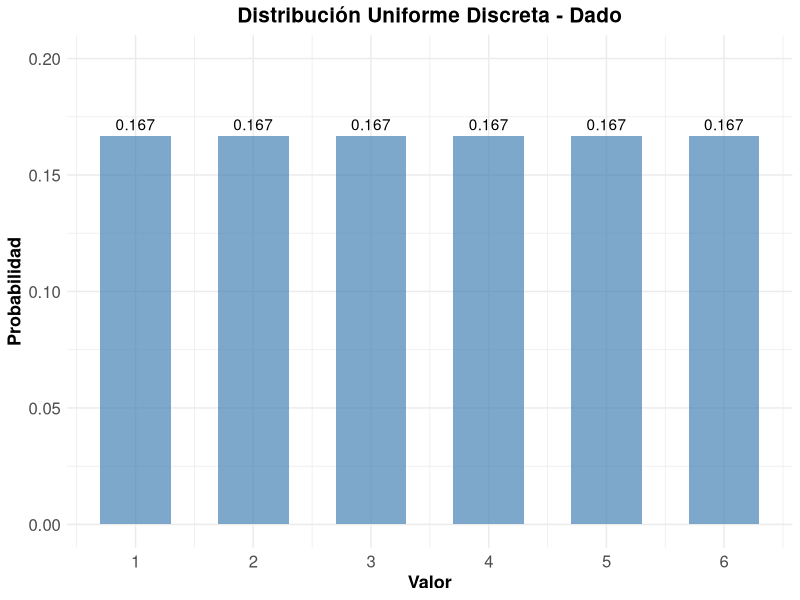
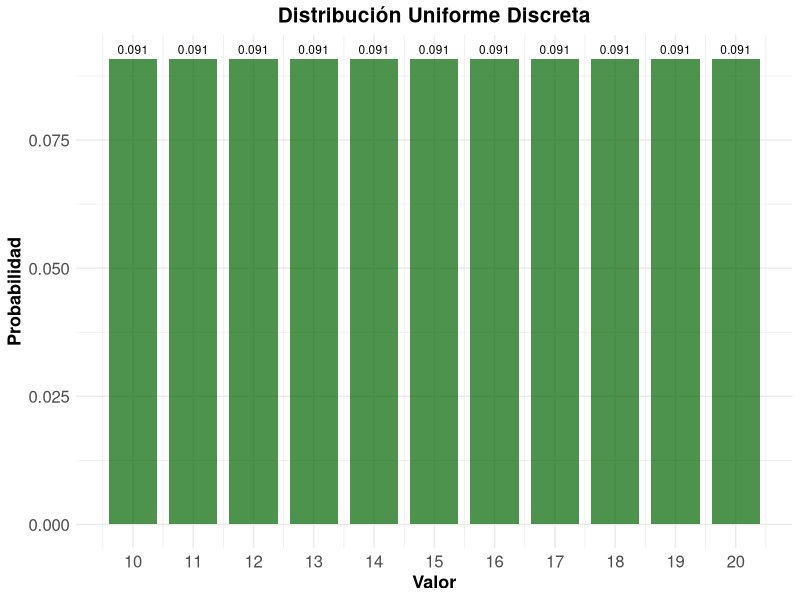
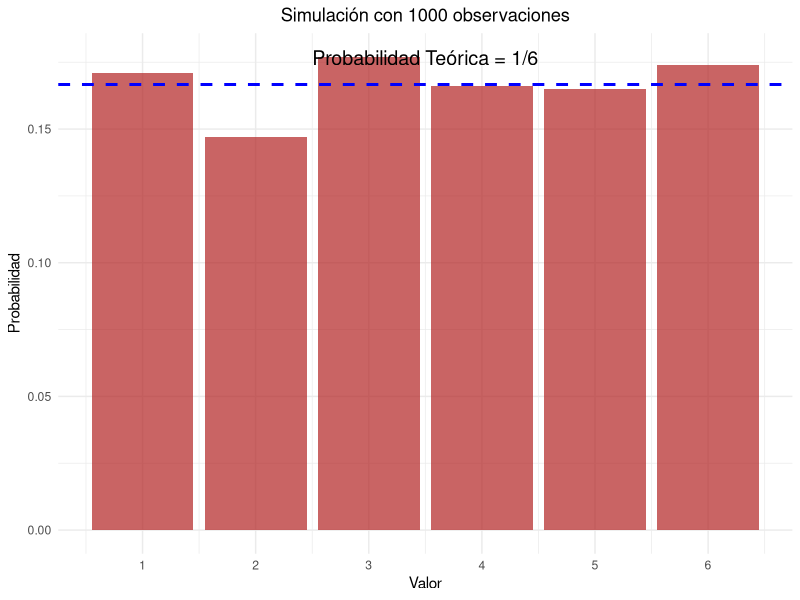
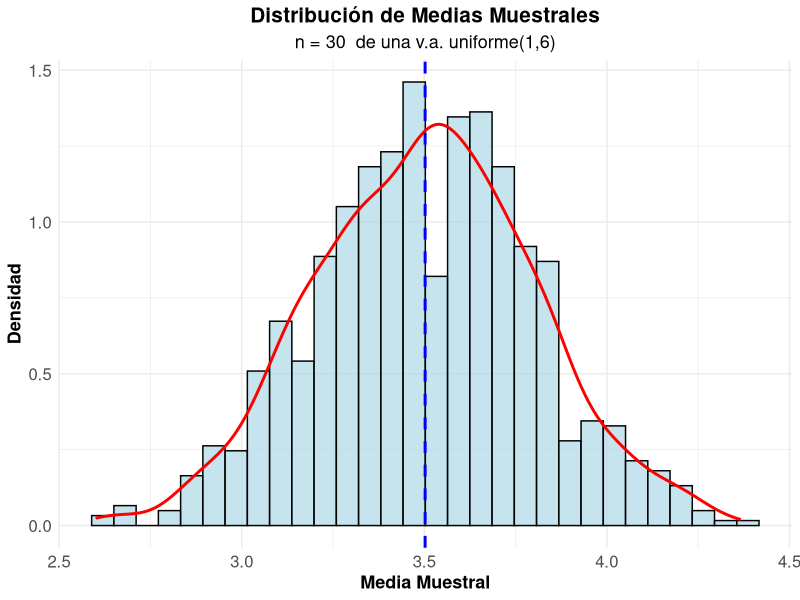
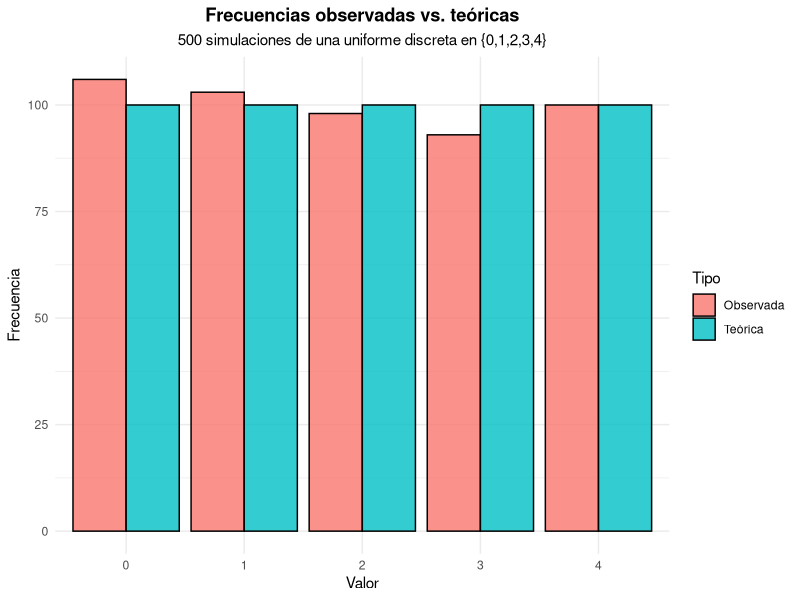
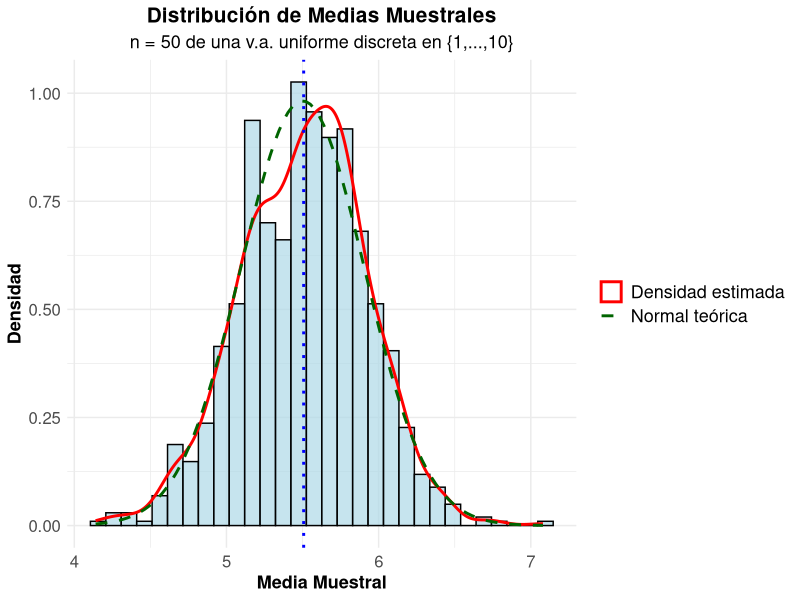

Write the R code that produced these figures, in order.
## ---- chunk 1
#| label: setup
#| include: false
library(tidyverse)
library(kableExtra)
library(gridExtra)
library(ggplot2)
## ---- chunk 2
#| code-fold: true
#| label: dado-ejemplo

# Parámetros del dado
x_1 <- 1
x_6 <- 6
valores <- x_1:x_6
probabilidades <- rep(1/length(valores), length(valores))

# Crear data frame
dado_data <- data.frame(
  Valor = valores,
  Probabilidad = probabilidades
)

# Mostrar tabla
kable(dado_data, 
      caption = "Distribución de probabilidad de un dado",
      align = "cc") %>%
  kable_styling(bootstrap_options = "striped")
## ---- chunk 3
#| code-fold: true
#| label: parametros-dado
# Media
media <- sum(dado_data$Valor)/length(dado_data$Valor)
cat("Media:", media, "\n")

# Varianza
varianza <- sum((dado_data$Valor- media)^2)/length(dado_data$Valor)
cat("Varianza:", varianza, "\n")

# Desviación estándar
desv_std <- sqrt(varianza)
cat("Desviación estándar:", round(desv_std, 4), "\n")
## ---- chunk 4
#| code-fold: true
#| label: grafico-dado
#| fig-cap: "Función de probabilidad de un dado"

ggplot(dado_data, aes(x = Valor, y = Probabilidad)) +
  geom_col(fill = "steelblue", alpha = 0.7, width = 0.6) +
  geom_text(aes(label = round(Probabilidad, 3)), vjust = -0.5) +
  scale_x_continuous(breaks = valores) +
  scale_y_continuous(limits = c(0, 0.20)) +
  labs(title = "Distribución Uniforme Discreta - Dado",
       x = "Valor",
       y = "Probabilidad") +
  theme_minimal() +
  theme(
    legend.title = element_text(size=13, face="bold"),
    legend.text = element_text(size=13),
    plot.title = element_text(size=15, face="bold", hjust = 0.5),
    plot.subtitle = element_text(size=13, hjust = 0.5),
    axis.text.x=element_text(size=12),
    axis.text.y=element_text(size=12),
    axis.title.x = element_text(face="bold", size=13),
    axis.title.y = element_text(face="bold", size=13)
    # panel.grid.major.y = element_line(color = "#ECF0F1", linewidth = 0.5,
    #   linetype = "dashed"),
    # panel.grid.minor.y = element_blank(),
    # panel.grid.major.x = element_blank(),
    # panel.background = element_rect(fill = "#FAFAFA", color = NA),
    # plot.background = element_rect(fill = "white", color = NA)
  )
## ---- chunk 5
#| code-fold: true
#| label: ejemplo-numeros

x2_1 <- 10
x2_n <- 20
valores2 <- x2_1:x2_n
probabilidades2 <- rep(1/(length(valores2)), length(valores2))

# Data_frame
data2 <- data.frame(
  Valor = valores2,
  Probabilidad = probabilidades2
)

# Parámetros estadísticos
media2 <- mean(data2$Valor)
varianza2 <- sum((data2$Valor - media2)^2)/length(data2$Valor)
desv_std2 <- sqrt(varianza2)

cat("Media:", media2, "\n")
cat("Varianza:", round(varianza2, 4), "\n")
cat("Desviación estándar:", round(desv_std2, 4), "\n")
## ---- chunk 6
#| label: grafico-numeros
#| code-fold: true
#| fig-align: "center"
#| fig-cap: "Distribución uniforme discreta entre 10 y 20"


ggplot(data2, aes(x = Valor, y = Probabilidad)) +
  geom_col(fill = "darkgreen", alpha = 0.7, width = 0.8) +
  geom_text(aes(label = round(Probabilidad, 3)), 
            vjust = -0.5, size = 3) +
  scale_x_continuous(breaks = seq(10, 20, 1)) +
  labs(title = "Distribución Uniforme Discreta",
       x = "Valor",
       y = "Probabilidad") +
  theme_minimal() +
  theme(
    legend.title = element_text(size=13, face="bold"),
    legend.text = element_text(size=13),
    plot.title = element_text(size=15, face="bold", hjust = 0.5),
    plot.subtitle = element_text(size=13, hjust = 0.5),
    axis.text.x=element_text(size=12),
    axis.text.y=element_text(size=12),
    axis.title.x = element_text(face="bold", size=13),
    axis.title.y = element_text(face="bold", size=13)
    # panel.grid.major.y = element_line(color = "#ECF0F1", linewidth = 0.5,
    #   linetype = "dashed"),
    # panel.grid.minor.y = element_blank(),
    # panel.grid.major.x = element_blank(),
    # panel.background = element_rect(fill = "#FAFAFA", color = NA),
    # plot.background = element_rect(fill = "white", color = NA)
  )
## ---- chunk 7
#| code-fold: true
#| label: simulacion

# Generar 1000 números aleatorios
n_sim <- 1000
muestra <- sample(1:6, n_sim, replace = TRUE)

# Frecuencias observadas
freq_obs <- table(muestra)
freq_rel <- prop.table(freq_obs)

# Comparar con probabilidades teóricas
comparacion <- data.frame(
  Valor = 1:6,
  Prob_Teorica = rep(1/6, 6),
  Freq_Observada = as.numeric(freq_rel)
)

kable(comparacion, 
      caption = "Comparación entre probabilidades teóricas y observadas",
      col.names = c("Valor", "Prob. Teórica", "Freq. Observada"),
      digits = 4) |> 
  kable_styling(bootstrap_options = "striped")
## ---- chunk 8
#| code-fold: true
#| label: grafico-simulacion
#| fig-width: 8
#| fig-height: 6
#| fig-align: "center"
#| fig-cap: "Comparación entre distribución teórica y simulada"



ggplot(comparacion) +
  geom_col(aes(x=Valor, y=Freq_Observada),alpha = 0.7, fill="firebrick") +
  scale_x_continuous(breaks = 1:6) +
  geom_hline(yintercept = 1/6, color = "blue", linetype = "dashed", linewidth = 1) +
  annotate("text", x=3.5, y=1/6 + 0.01, label="Probabilidad Teórica = 1/6", color = "black", size=5) +
  labs(title = paste("Simulación con", n_sim, "observaciones"),
       x = "Valor",
       y = "Probabilidad") +
  theme_minimal() +
  theme(plot.title = element_text(hjust = 0.5),
        legend.position = "bottom")
## ---- chunk 9
#| code-fold: true
#| label: teorema limite-central
#| fig-width: 8
#| fig-height: 6
#| fig-align: "center"
#| fig-cap: "Verificación del Teorema Central del Límite"
# Simular medias muestrales

k_muestra <- 1000
n_muestra <- 30

medias_muestrales <- replicate(k_muestra, {
  muestra <- sample(1:6, n_muestra, replace = TRUE)
  mean(muestra)
})

# Crear histograma
hist_data <- data.frame(Medias = medias_muestrales)

ggplot(hist_data) +
  geom_histogram(aes(x=Medias, y=after_stat(density)), bins = 30, 
                 fill = "lightblue", alpha = 0.7, color = "black") +
  geom_density(aes(x = Medias), color = "red", linewidth = 1) +
  geom_vline(xintercept = mean(medias_muestrales), 
             color = "blue", linetype = "dashed", linewidth = 1) +
  labs(title = "Distribución de Medias Muestrales",
       subtitle = paste("n =", n_muestra, " de una v.a. uniforme(1,6)"),
       x = "Media Muestral",
       y = "Densidad") +
  theme_minimal() +
  theme(
    legend.title = element_text(size=13, face="bold"),
    legend.text = element_text(size=13),
    plot.title = element_text(size=15, face="bold", hjust = 0.5),
    plot.subtitle = element_text(size=13, hjust = 0.5),
    axis.text.x=element_text(size=12),
    axis.text.y=element_text(size=12),
    axis.title.x = element_text(face="bold", size=13),
    axis.title.y = element_text(face="bold", size=13)
    # panel.grid.major.y = element_line(color = "#ECF0F1", linewidth = 0.5,
    #   linetype = "dashed"),
    # panel.grid.minor.y = element_blank(),
    # panel.grid.major.x = element_blank(),
    # panel.background = element_rect(fill = "#FAFAFA", color = NA),
    # plot.background = element_rect(fill = "white", color = NA)
  )

# Estadísticas
cat("Media teórica:", (1+6)/2, "\n")
cat("Media observada:", round(mean(medias_muestrales), 4), "\n")
cat("Varianza teórica de la media:", round(((6-1+1)^2-1)/12/n_muestra, 4), "\n")
cat("Varianza observada de la media:", round(var(medias_muestrales), 4), "\n")
## ---- chunk 10
#| label: simulacion-1


set.seed(123)  # reproducibilidad

n <- 500
valores <- 0:4
k <- length(valores)

# Simulación
x <- sample(valores, size = n, replace = TRUE)

# Tabla de frecuencias observadas y teóricas
tabla <- data.frame(
  x         = valores,
  Observada = as.numeric(table(factor(x, levels = valores))),
  Teorica   = n / k                      # 500 * (1/5) = 100
)
tabla$Rel_obs <- tabla$Observada / n     # frecuencia relativa observada
tabla$Rel_teo <- 1 / k                   # probabilidad teórica = 0.2

print(tabla)

# Prueba chi-cuadrado de bondad de ajuste
chisq.test(tabla$Observada, p = rep(1 / k, k))

## ---- chunk 11
#| label: grafico-simulacion-1
#| fig-width: 8
#| fig-height: 5
tabla_larga <- data.frame(
  x = rep(valores, 2),
  Frecuencia = c(tabla$Observada, tabla$Teorica),
  Tipo = rep(c("Observada", "Teórica"), each = length(valores))
)

ggplot(tabla_larga, aes(x = factor(x), y = Frecuencia, fill = Tipo)) +
  geom_col(position = "dodge", color = "black", alpha = 0.8) +
  labs(title = "Frecuencias observadas vs. teóricas",
       subtitle = "500 simulaciones de una uniforme discreta en {0,1,2,3,4}",
       x = "Valor", y = "Frecuencia") +
  theme_minimal() +
  theme(plot.title = element_text(face = "bold", hjust = 0.5),
        plot.subtitle = element_text(hjust = 0.5))

## ---- chunk 12
#| label: parametros-teoricos

valores <- 1:10
media_teorica    <- mean(valores)                        # 5.5
varianza_teorica <- sum((valores - media_teorica)^2) / 10  # 8.25  = (10^2 - 1)/12

k_muestra <- 1000
n_muestra <- 50
## ---- chunk 13
#| code-fold: true
#| label: limite-central
#| fig-width: 8
#| fig-height: 6
#| fig-align: "center"
#| fig-cap: "Verificación del Teorema Central del Límite"
set.seed(123)

medias_muestrales <- replicate(k_muestra, {
  mean(sample(valores, n_muestra, replace = TRUE))
})

hist_data <- data.frame(Medias = medias_muestrales)

ggplot(hist_data, aes(x = Medias)) +
  geom_histogram(aes(y = after_stat(density)), bins = 30,
                 fill = "lightblue", alpha = 0.7, color = "black") +
  geom_density(aes(color = "Densidad estimada"), linewidth = 1) +
  geom_function(fun = dnorm,
                args = list(mean = media_teorica,
                            sd = sqrt(varianza_teorica / n_muestra)),
                aes(color = "Normal teórica"),
                linewidth = 1, linetype = "dashed") +
  geom_vline(xintercept = mean(medias_muestrales),
             color = "blue", linetype = "dotted", linewidth = 1) +
  scale_color_manual(name = NULL,
                     values = c("Densidad estimada" = "red",
                                "Normal teórica" = "darkgreen")) +
  labs(title = "Distribución de Medias Muestrales",
       subtitle = paste("n =", n_muestra, "de una v.a. uniforme discreta en {1,...,10}"),
       x = "Media Muestral", y = "Densidad") +
  theme_minimal() +
  theme(
    legend.text = element_text(size = 13),
    plot.title = element_text(size = 15, face = "bold", hjust = 0.5),
    plot.subtitle = element_text(size = 13, hjust = 0.5),
    axis.text = element_text(size = 12),
    axis.title = element_text(face = "bold", size = 13)
  )

# Estadísticas
cat("Media teórica:", media_teorica, "\n")
cat("Media observada:", round(mean(medias_muestrales), 4), "\n")
cat("Varianza teórica de la media:", round(varianza_teorica / n_muestra, 4), "\n")
cat("Varianza observada de la media:", round(var(medias_muestrales), 4), "\n")
